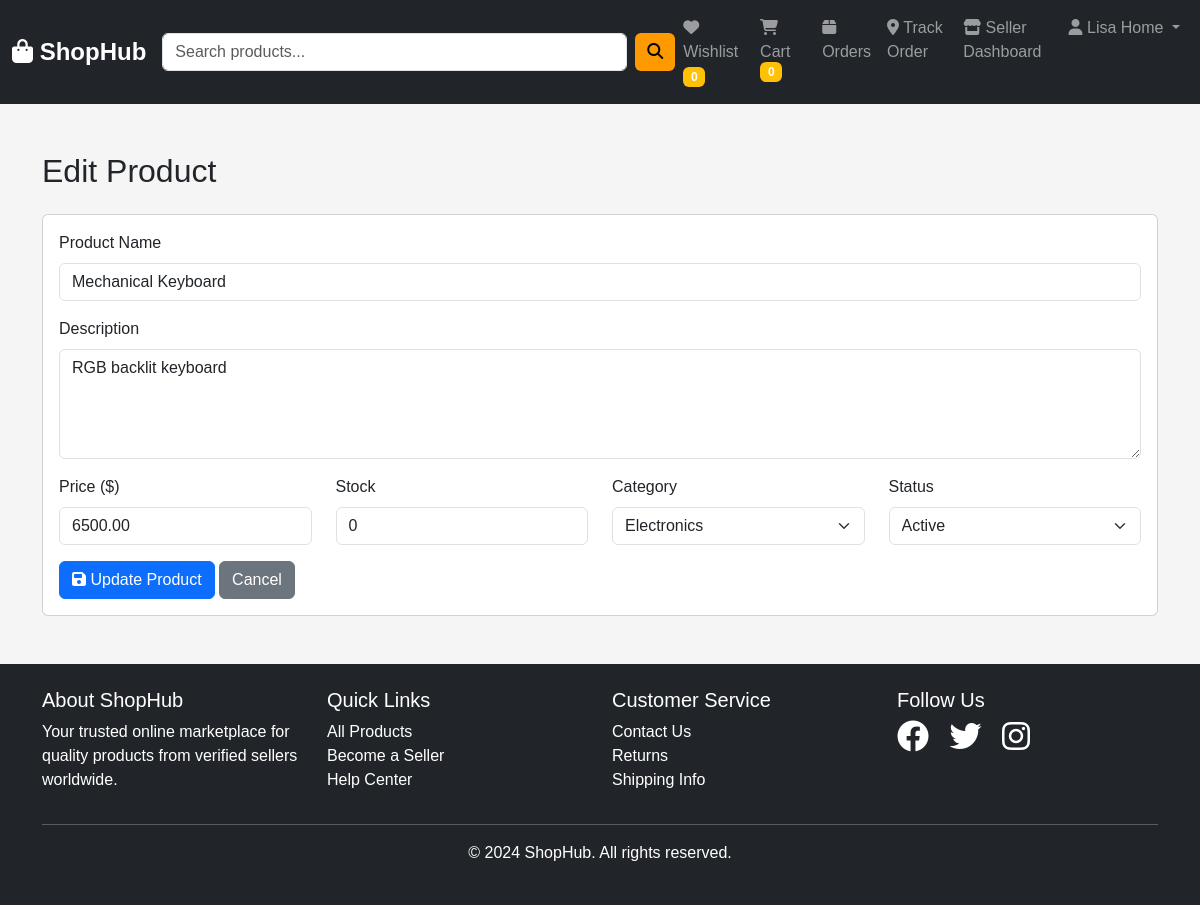
/seller/edit-product.php?id=18 (signed in), run on the app's committed database.
### tables this page shows
CREATE TABLE `products` (
  `id` int(11) NOT NULL,
  `seller_id` int(11) NOT NULL,
  `name` varchar(255) NOT NULL,
  `description` text DEFAULT NULL,
  `price` decimal(10,2) NOT NULL,
  `stock` int(11) DEFAULT 0,
  `category` varchar(100) DEFAULT NULL,
  `image` varchar(255) DEFAULT NULL,
  `status` enum('active','inactive') DEFAULT 'active',
  `created_at` timestamp NOT NULL DEFAULT current_timestamp()
);

### seller/edit-product.php (the view, shortened to what this page needs)
<?php
require_once '../config/database.php';
$seller_id = $_SESSION['user_id'];
$product_id = $_GET['id'] ?? 0;
$stmt = $pdo->prepare("SELECT * FROM products WHERE id = ? AND seller_id = ?");
$stmt->execute([$product_id, $seller_id]);
$product = $stmt->fetch();
?>
<!DOCTYPE html>
<html lang="en">
<head>
    <link href="https://cdn.jsdelivr.net/npm/bootstrap@5.3.0/dist/css/bootstrap.min.css" rel="stylesheet">
    <link rel="stylesheet" href="https://cdnjs.cloudflare.com/ajax/libs/font-awesome/6.4.0/css/all.min.css">
    <link rel="stylesheet" href="../assets/css/style.css">
</head>
<body>
    <?php include '../includes/header.php'; ?>
    <div class="container my-5">
        <h2 class="mb-4">Edit Product</h2>
        <div class="card">
            <div class="card-body">
                <form method="POST">
                    <div class="mb-3">
                        <label class="form-label">Product Name</label>
                        <input type="text" name="name" class="form-control" value="<?= htmlspecialchars($product['name']) ?>" required>
                    </div>
                    <div class="mb-3">
                        <label class="form-label">Description</label>
                        <textarea name="description" class="form-control" rows="4" required><?= htmlspecialchars($product['description']) ?></textarea>
                    </div>
                    <div class="row">
                        <div class="col-md-3 mb-3">
                            <label class="form-label">Price ($)</label>
                            <input type="number" name="price" class="form-control" step="0.01" min="0" value="<?= $product['price'] ?>" required>
                        </div>
                        <div class="col-md-3 mb-3">
                            <label class="form-label">Stock</label>
                            <input type="number" name="stock" class="form-control" min="0" value="<?= $product['stock'] ?>" required>
                        </div>
                        <div class="col-md-3 mb-3">
                            <label class="form-label">Category</label>
                            <select name="category" class="form-select" required>
                                <option value="Electronics" <?= $product['category'] == 'Electronics' ? 'selected' : '' ?>>Electronics</option>
                            </select>
                        </div>
                        <div class="col-md-3 mb-3">
                            <label class="form-label">Status</label>
                            <select name="status" class="form-select" required>
                                <option value="active" <?= $product['status'] == 'active' ? 'selected' : '' ?>>Active</option>
                            </select>
                        </div>
                    </div>
                    <button type="submit" class="btn btn-primary">
                        <i class="fas fa-save"></i> Update Product
                    </button>
                    <a href="products.php" class="btn btn-secondary">Cancel</a>
                </form>
            </div>
        </div>
    </div>
    <?php include '../includes/footer.php'; ?>
</body>
</html>

### assets/css/style.css (style rules this page uses)
:root { --primary-color: #232f3e; --secondary-color: #febd69; --accent-color: #ff9900; }
body { font-family: 'Arial', sans-serif; background-color: #f5f5f5; }

### data on the page
products: name "Mechanical Keyboard", description "RGB backlit keyboard", price "6500.00", stock "0", status "Active"

### other printed values
$full_name "Lisa Home"
